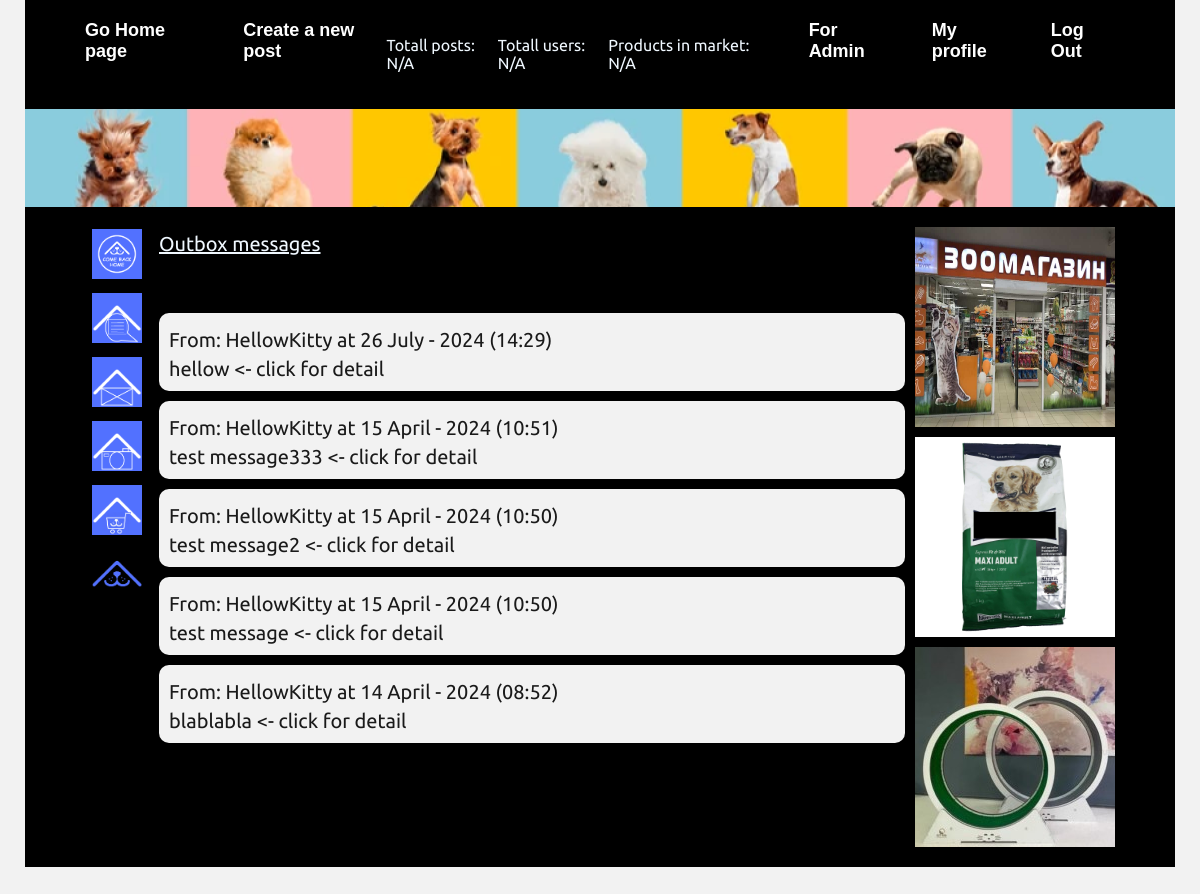
The app's page /messages/sms/inbox/ (signed in) with its own data.
### usertouser/models.py (models this page shows, shortened)
class usertouser(models.Model):
    sender = models.ForeignKey(User, on_delete=models.CASCADE, related_name='sent_messages')
    recipient = models.ForeignKey(User, on_delete=models.CASCADE, related_name='received_messages')
    subject = models.CharField(max_length=255)
    content = models.TextField()
    timestamp = models.DateTimeField(auto_now_add=True)
    is_read = models.BooleanField(default=False)

### usertouser/views.py (the view)
# urls.py: path('sms/inbox/', usertouserListView.as_view(template_name='messages/inbox.html'), name='inbox'),
class usertouserListView(LoginRequiredMixin, ListView):
    model = usertouser
    template_name = 'messages/inbox.html'
    context_object_name = 'sms'
    paginate_by = None
    def get_queryset(self):
        return usertouser.objects.filter(recipient=self.request.user).order_by('-timestamp')

### animalshare/context_processors.py (called while the page is built)
def unread_messages_count(request):
    if request.user.is_authenticated:
        count = usertouser.objects.filter(recipient=request.user, is_read=False).count()
        return {'unread_messages_count': count}
    return {}

### blog/templates/messages/inbox.html
{% extends "base.html" %}
{% load static %}
{% block content %}
<a class="post-title" href="{% url 'usertouser:outbox' %}" title="Outbox messages"> Outbox messages </a>
<br><br>
{% for usertouser in sms %}
<a class="post-a flex">
    <div class="post-text-box">
      <object>
          <a class="post-title" href="{% url 'user-posts' usertouser.sender.username %}" title="User posts">From: {{usertouser.sender.username}} at {{usertouser.timestamp|date:"d F - Y (H:i)"}}
          {% if not usertouser.is_read %}<span class="badge">New</span>{% endif %}</a>
      </object>
      <object>
          <a class="post-title" href="{% url 'usertouser:detail' usertouser.id %}" title="Details"> {{ usertouser.subject }} <- click for detail </a>
      </object>
    </div>
</a>
{% empty %}
No messages yet.
{% endfor %}
{% endblock content %}

### blog/templates/base.html (shortened to what this page needs)
<!DOCTYPE html>
{% load static %}
<html lang="en">
<head>
    <link rel="stylesheet" href="{% static 'css/normalize.css' %}"/>
    <link rel="stylesheet" href="{% static 'css/style.css' %}"/>
    <link rel="stylesheet" href="{% static 'css/Ubuntu/stylesheet.css' %}"/>
<body>
<header>
    <nav class="dark-grey wrapper flex">
        <a href="{% url 'blog-home' %}"> Go Home page</a>
        <a href="{% url 'post-create' %}"> Create a new post</a>
        <p>Totall posts: {{ posts_quantity|default:'N/A' }}</p>
        <p>Totall users: {{ users_quantity|default:'N/A' }}</p>
        <p>Products in market: {{ products_quantity|default:'N/A' }}</p>
        {% if user.is_superuser or user.is_stuff %}
        <a href="{% url 'admin:index' %}"> For Admin</a>
        {% endif %}
        {% if user.is_authenticated %}
        <a href="{% url 'profile' %}"> My profile</a>
        <a href="{% url 'logout' %}"> Log Out</a>
    {% else %}
        <a href="{% url 'register' %}"> Registration form | </a>
        <a href="{% url 'login' %}"> Log In | </a>
    {% endif %}
    </nav>
<div class="logo-long wrapper">
    <a href="{% url 'blog-home' %}"><img src="{% static 'image/logo-long2.png' %}" alt="Logo-photo" width="1150" height="98"></a>
</div>
</header>
<main class="dark-grey wrapper flex">
    {% if user.is_authenticated %}
    <aside class="aside-left flex column">
        <button><a href="{% url 'user-posts' request.user.username %}" title="My posts">
            <img src="{% static "image/icons/logo-on-blue.png" %}" alt="button1" width="50" height="50">
        </a></button>
        <button><a href="{% url 'user-comments' %}" title="My Comments">
            <img src="{% static "image/icons/logo-min-on-blue-comments.png" %}" alt="button1" width="50" height="50">
        </a></button>
    {% endif %}
        <button><a href="{% url 'usertouser:inbox' %}" title="My messages">
            <img src="{% static "image/icons/logo-min-on-blue_message.png" %}" alt="button1" width="50" height="50">
        </a></button>
        <button><a href="{% url 'gallery' %}" title="Gallery">
            <img src="{% static "image/icons/logo-min-on-blue-photo.png" %}" alt="button1" width="50" height="50">
        </a></button>
        <button><a href="{% url 'catalog-all' %}" title="AnimalShop">
            <img src="{% static "image/icons/logo-min-shop.png" %}" alt="button1" width="50" height="50">
        </a></button>
        <button><a href="{% url 'blog-about' %}" title="About us">
            <img src="{% static "image/icons/logo-min-on-white.png" %}" alt="button1" width="50" height="50">
        </a></button>
    </aside>
    <section class="post-block flex column">
    {% block content %}{% endblock %}
    </section>
    <aside class="aside-right flex column">
        <div class="advertising-card first-advertising-card">
            <a href="{% url 'blog-about' %}"><img src="{% static "image/commercial2.jpg" %}" alt="Зоомагазин на Привозе" title="Our sponsors" width="200" height="200" target="_blank"></a>
            </div>
        <div class="advertising-card second-advertising-card">
            <a href="{% url 'blog-about' %}"><img src="{% static "image/commercial1.jpg" %}" alt="Сухой корм для собак 2190 грн." title="Our sponsors" width="200" height="200" target="_blank"></a>
            </div>
        <div class="advertising-card fird-advertising-card">
            <a href="{% url 'blog-about' %}"><img src="{% static "image/advertisement-running-wheel-img.jpg" %}" alt="Беговое колесо для кота" title="Our sponsors" width="200" height="200" target="_blank"></a>
            </div>
    </aside>
</main>
</body>
</html>

### blog/static/css/style.css (style rules this page uses)
* { box-sizing: border-box; }
body { background-color: #f2f2f2; margin-bottom: 0px; font-family: 'Ubuntu', sans-serif; color: aliceblue; }
body a { color: aliceblue; }
img { display: block; }
.flex { display: flex; }
.wrapper { width: 1150px; margin-left: auto; margin-right: auto; }
.dark-grey { background-color: #000000; }
nav, main { padding: 20px 60px; }
main { column-gap: 10px; }
nav a { font-weight: bold; font-size: 18px; line-height: 21px; text-decoration: none; color: white; align-items: center; margin-left: 40px; }
nav a:first-child { margin-left: 0px; }
.logo-long { height: fit-content; }
.column { flex-direction: column; }
.aside-left { border-radius: 10px; width: fit-content; height: inherit; background-color: transparent; row-gap: 10px; }
aside button { width: fit-content; height: fit-content; background-color: transparent; border-radius: 10px; border: 1px solid transparent; }
aside button img { border-radius: inherit; }
.aside-right { width: 200px; margin-left: auto; row-gap: 10px; }
.advertising-card { display: inline-block; border-radius: 10px; width: 200px; height: 200px; background-color: white; }
.advertising-card a { display: inline-block; height: inherit; color: #5271ff; font-size: 22px; font-weight: bold; line-height: 21px; text-align: center; text-decoration: none; }
.post-block { flex-grow: 1; margin-left: auto; margin-right: auto; row-gap: 10px; }
.post-a { width: inherit; padding: 10px; background-color: white; border-radius: 10px; text-decoration: none; color: #1a1a1a; background-color: #f2f2f2; column-gap: 10px; }
.post-text-box object a { text-decoration: none; display: block; color: #1a1a1a; }
.post-title { margin-top: 5px; font-weight: normal; font-size: 20px; line-height: 24px; display: block; overflow-x: none; }

### records on screen
usertouser: sender.username "HellowKitty", timestamp "26 July - 2024 (14:29)", subject "hellow"
usertouser: sender.username "HellowKitty", timestamp "15 April - 2024 (10:51)", subject "test message333"
usertouser: sender.username "HellowKitty", timestamp "15 April - 2024 (10:50)", subject "test message2"
usertouser: sender.username "HellowKitty", timestamp "15 April - 2024 (10:50)", subject "test message"
usertouser: sender.username "HellowKitty", timestamp "14 April - 2024 (08:52)", subject "blablabla"

### other values on screen
{{ posts_quantity|default:'N/A' }} "N/A"
{{ users_quantity|default:'N/A' }} "N/A"
{{ products_quantity|default:'N/A' }} "N/A"
